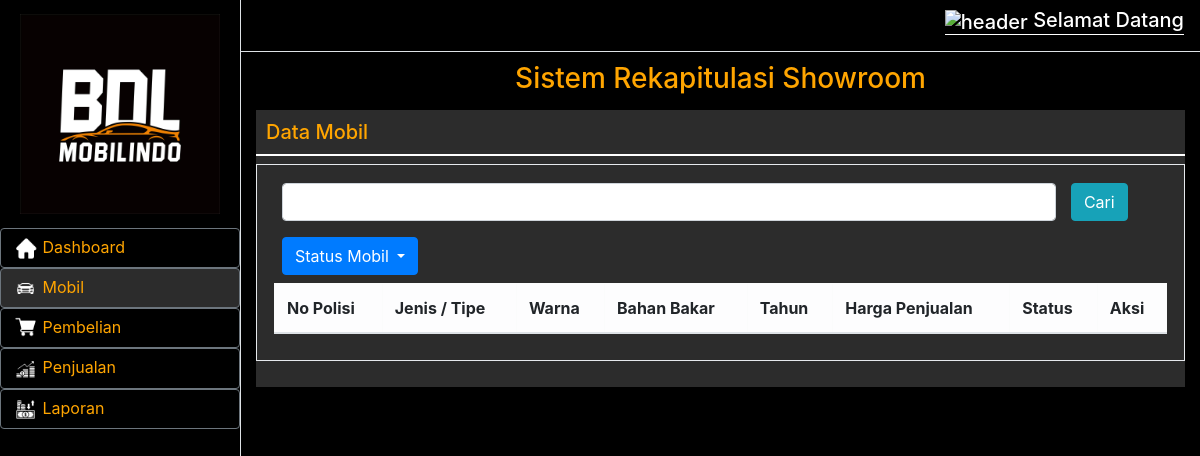
The page /index.php/auth/lihatmobil on the database as committed earlier.
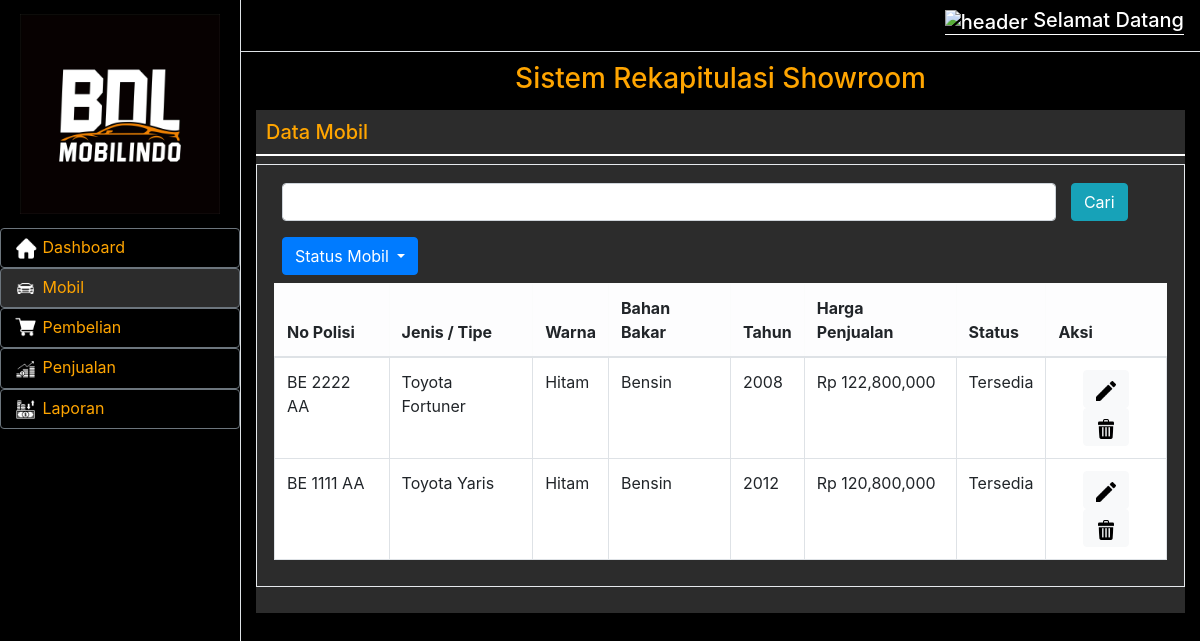
The same page on the database as committed later.
### tables this page shows
CREATE TABLE `mobil` (
  `id_mobil` int(5) NOT NULL,
  `tgl_beli` date NOT NULL,
  `no_polis` varchar(30) NOT NULL,
  `jenis_typr` varchar(30) NOT NULL,
  `warna` varchar(30) NOT NULL,
  `bahan_bakar` varchar(30) NOT NULL,
  `tahun_keluaran` int(5) NOT NULL,
  `harga_jual` int(30) NOT NULL,
  `harga_beli` int(30) NOT NULL
);

### application/controllers/Auth.php (called while the page is built, shortened)
<?php
class Auth extends CI_Controller
{
    public function __construct()
    {
        $this->load->library('form_validation');
        $this->load->model('model_mobil');
        $this->load->model('model_pembelian');
        $this->load->model('model_penjualan');
    }
    public function lihatmobil()
    {
        $data = array(
            'title' => 'Data Mobil',
            'data_mobil' => $this->model_mobil->tabel_mobil()
        );
        $this->load->view('lihat-mobil', $data);
    }
}

### index.php (called while the page is built, shortened)
<?php
require_once BASEPATH.'core/CodeIgniter.php';

### application/models/Model_mobil.php (called while the page is built, shortened)
<?php
class Model_mobil extends CI_Model
{
    public function tabel_mobil()
    {
        $query = $this->db->order_by('id_mobil', 'DESC')->get('mobil');
        return $query->result();
    }
}

### application/views/lihat-mobil.php (the view, shortened to what the changed rows need)
<!DOCTYPE html>
<html>
<head>
    <link href="assets/vendor/bootstrap/css/bootstrap.min.css" rel="stylesheet">
    <link href="assets/css/lihat-mobil.css" rel="stylesheet">
</head>
<body>
    <div class="d-flex" id="wrapper">
        <div id="page-content-wrapper">
            <div class="container-fluid">
                <div class="card-wrapper pb-3">
                    <div class="x_panel">
                        <div class="x_title">
                            <table class="table table-bordered">
                                <thead class="table-light">
                                    <tr>
                                        <th>No Polisi</th>
                                        <th>Jenis / Tipe</th>
                                        <th>Warna</th>
                                        <th>Bahan Bakar</th>
                                        <th>Tahun</th>
                                        <th>Harga Penjualan</th>
                                        <th>Status</th>
                                        <th>Aksi</th>
                                    </tr>
                                </thead>
                                <tbody>
                                    <?php foreach ($data_mobil  as $mobil) { ?>
                                        <tr>
                                            <td><?php echo $mobil->no_polis ?></td>
                                            <td><?php echo $mobil->jenis_typr ?></td>
                                            <td><?php echo $mobil->warna ?></td>
                                            <td><?php echo $mobil->bahan_bakar ?></td>
                                            <td><?php echo $mobil->tahun_keluaran ?></td>
                                            <td>Rp <?php echo number_format($mobil->harga_jual) ?></td>
                                            <td><label class="label label-success"><?php echo ($mobil->status == 1) ? 'Tersedia' : 'Terjual' ?> </td>
                                            <td style=" text-align: center;">
                                                <button type="button" class="btn btn-light btn-xs" data-toggle="modal" data-target="#edit<?php echo  $mobil->id_mobil ?>">
                                                    <img src="assets/img/edit.png" style="width: 20px;">
                                                </button>
                                                <button type="button" class="btn btn-light btn-xs" data-toggle="modal" data-target="#hapus<?php echo $mobil->id_mobil ?>">
                                                    <img src="assets/img/trash.png" style="width: 20px;">
                                                </button>
                                            </td>
                                        </tr>
                                    <?php } ?>
                                </tbody>
                            </table>
                        </div>
                    </div>
</body>
</html>

Rows that differ between the two databases and show on the page:
added mobil: no_polis "BE 2222 AA", jenis_typr "Toyota Fortuner", warna "Hitam", bahan_bakar "Bensin", tahun_keluaran "2008", harga_jual "122,800,000", status "Tersedia"
added mobil: no_polis "BE 1111 AA", jenis_typr "Toyota Yaris", warna "Hitam", bahan_bakar "Bensin", tahun_keluaran "2012", harga_jual "120,800,000", status "Tersedia"
